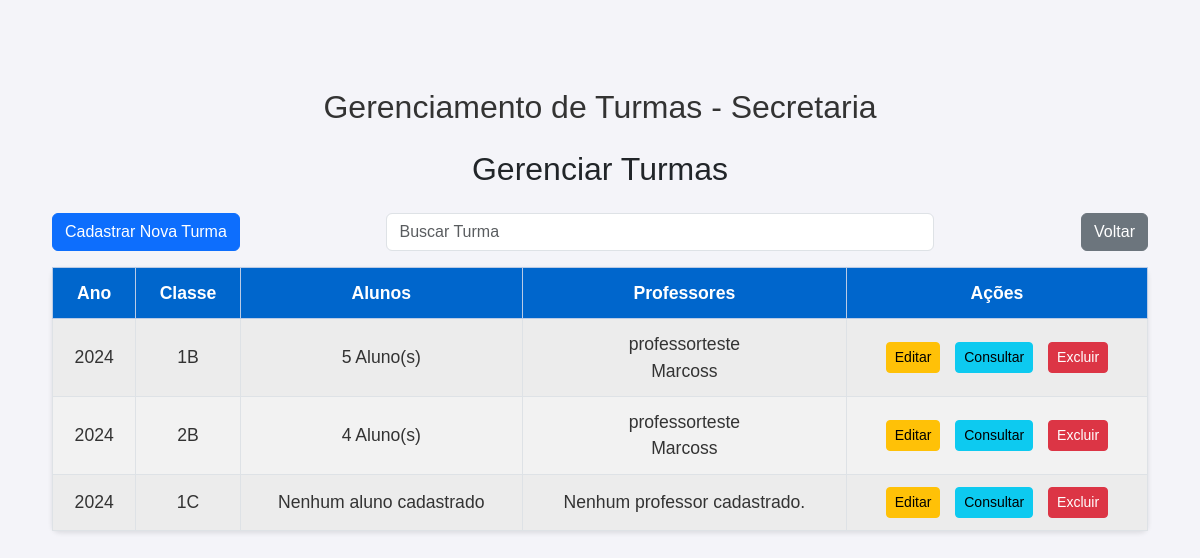
The page /gerenciar_turmas/ on the database as committed earlier.
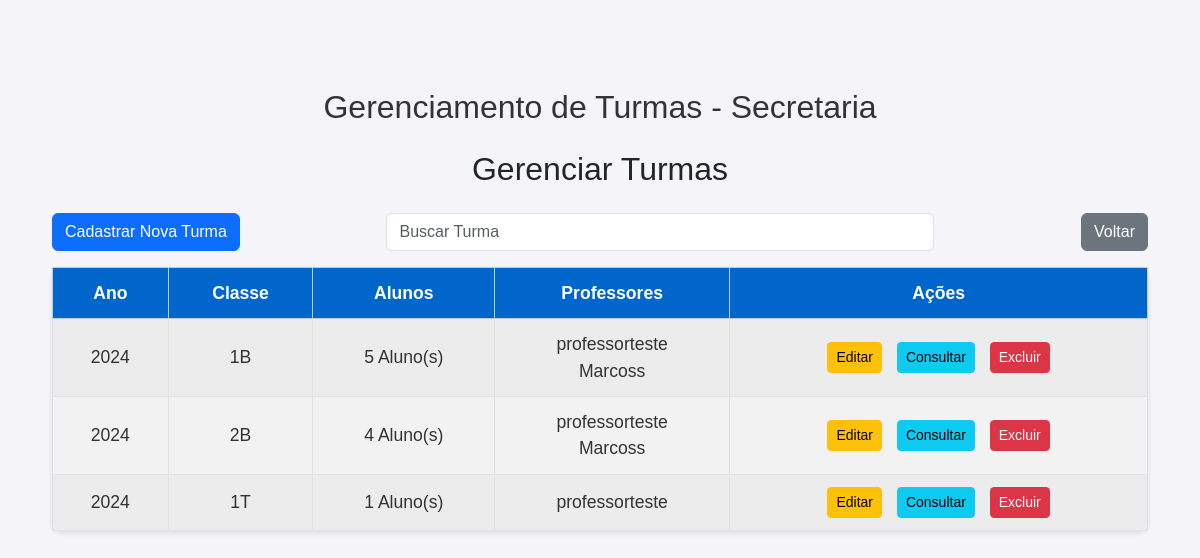
The same page on the database as committed later.
### core/models.py (models this page shows, shortened)
class Turma(models.Model):
    ano = models.PositiveIntegerField()  # Ano da turma (Exemplo: 2024)
    classe = models.CharField(max_length=5, default='Indefinido')  # Classe (Exemplo: 1A, 2B, etc.)
    alunos = models.ManyToManyField(Aluno, related_name='turmas')
    professores = models.ManyToManyField(Professor, related_name='turmas')
    class Meta:
        verbose_name = "Turma"
        verbose_name_plural = "Turmas"

class Professor(models.Model):
    user = models.OneToOneField(User, on_delete=models.CASCADE, related_name='professor_profile')  # Conexão com o User do Django
    nome = models.CharField(max_length=255)  # Nome completo do professor
    email = models.EmailField(max_length=100, blank=True, null=True)
    telefone = models.CharField(max_length=15, blank=True, null=True)
    disciplinas = models.ManyToManyField(Disciplina, related_name='professores')

### core/views.py (the view)
# urls.py: path('gerenciar_turmas/', views.gerenciar_turmas, name='gerenciar_turmas'),
def gerenciar_turmas(request):
    turmas = Turma.objects.all()
    return render(request, 'core/gerenciar_turmas.html', {'turmas': turmas})

### core/templates/core/gerenciar_turmas.html (shortened to what this page needs)
{% load static %}
<!DOCTYPE html>
<html lang="pt-BR">
<head>
    <link href="https://cdn.jsdelivr.net/npm/bootstrap@5.3.0/dist/css/bootstrap.min.css" rel="stylesheet">
    <link rel="stylesheet" href="{% static 'css/estilos.css' %}">
</head>
<body>
    <div class="container mt-5">
        <h1 class="text-center mb-4">Gerenciamento de Turmas - Secretaria</h1>
        <h2 class="text-center mb-4">Gerenciar Turmas</h2>
        <div class="d-flex justify-content-between mb-3">
            <a href="{% url 'criar_turma' %}" class="btn btn-primary">Cadastrar Nova Turma</a>
            <input type="text" id="buscar_turma" class="form-control w-50" placeholder="Buscar Turma">
            <a href="{% url 'secretaria' %}" class="btn btn-secondary">Voltar</a>
        </div>
        <table class="table table-striped table-bordered table-custom" id="tabela_turmas">
            <thead class="table-primary">
                <tr>
                    <th>Ano</th>
                    <th>Classe</th>
                    <th>Alunos</th>
                    <th>Professores</th>
                    <th>Ações</th>
                </tr>
            </thead>
            <tbody>
                {% for turma in turmas %}
                <tr class="turma-row">
                    <td>{{ turma.ano }}</td>
                    <td>{{ turma.classe }}</td>
                    <td>
                        {% if turma.alunos.all %}
                            {{ turma.alunos.all|length }} Aluno(s)
                        {% else %}
                            Nenhum aluno cadastrado
                        {% endif %}
                    </td>
                    <td>
                        {% for professor in turma.professores.all %}
                            {{ professor.nome }}<br>
                        {% empty %}
                            Nenhum professor cadastrado.
                        {% endfor %}
                    </td>
                    <td>
                        <a href="{% url 'editar_turma' turma.id %}" class="btn btn-warning btn-sm">Editar</a>
                        <a href="{% url 'consultar_turma' turma.id %}" class="btn btn-info btn-sm">Consultar</a>
                        <button class="btn btn-danger btn-sm" data-bs-toggle="modal" data-bs-target="#confirmDeleteModal{{ turma.id }}">Excluir</button>
                    </td>
                </tr>
                {% endfor %}
            </tbody>
        </table>
    </div>
</body>
</html>

Rows that differ between the two databases and show on the page:
changed Turma (number 3 of 3 on the later page): classe "1C" → "1T"; alunos.all|length (not shown) → "1"; gains Professor (nome "professorteste"); text "Nenhum aluno cadastrado Nenhum professor cadastrado." → "Aluno(s)"
